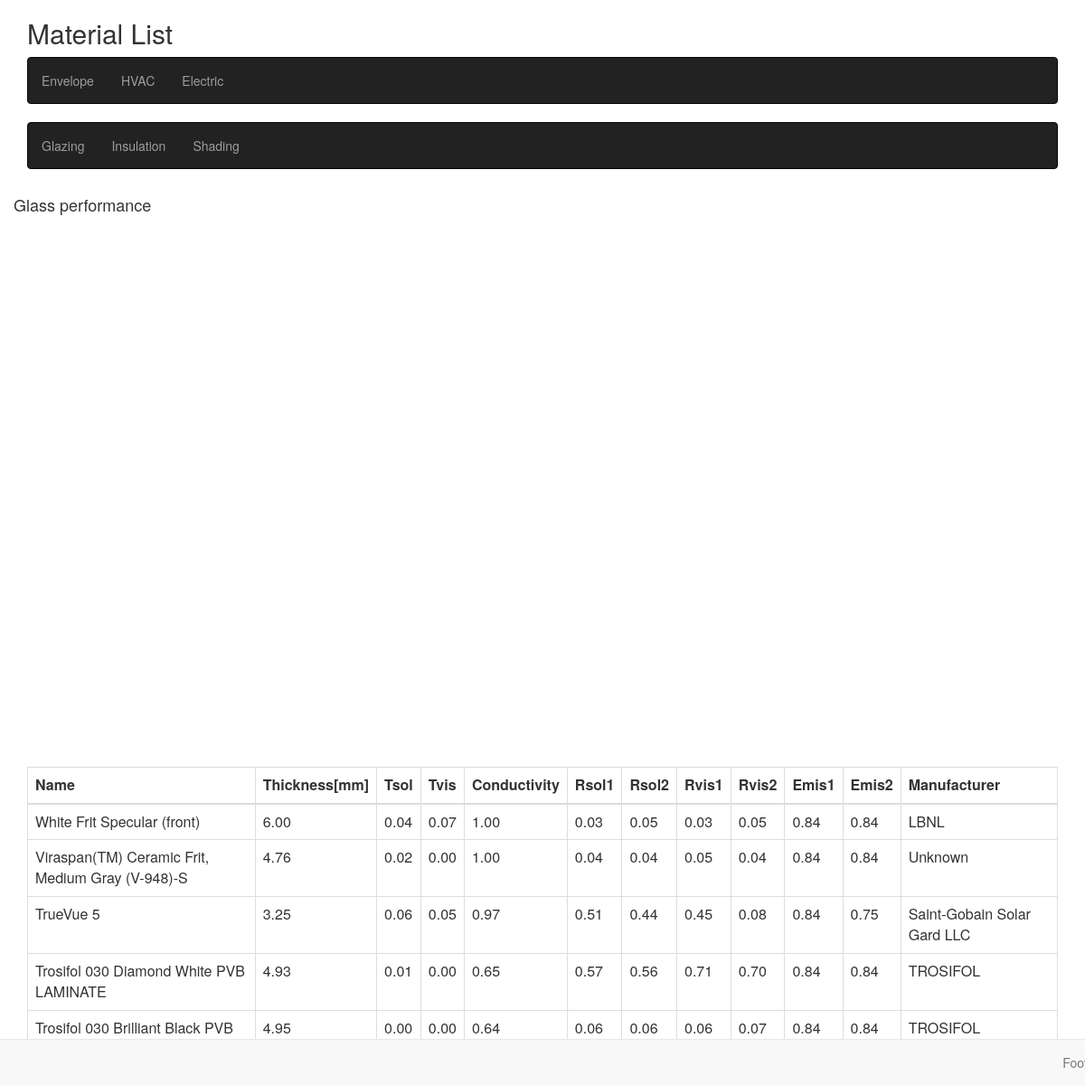
/envelope/, run on the app's committed database.
### Envelope/models.py (models this page shows, shortened)
class Glass(BasicInfo):
	thickness = models.FloatField(null = True,blank=True)
	tsol = models.FloatField(null = True,blank=True)
	rsol1 = models.FloatField(null = True,blank=True)
	rsol2 = models.FloatField(null = True,blank=True)
	tvis = models.FloatField(null = True,blank=True)
	rvis1 = models.FloatField(null = True,blank=True)
	rvis2 = models.FloatField(null = True,blank=True)
	emis1 = models.FloatField(null = True,blank=True)
	emis2 = models.FloatField(null = True,blank=True)
	conductivity = models.FloatField(null = True,blank=True)
	tvis2 = models.FloatField(null = True,blank=True)
	tsol2 = models.FloatField(null = True,blank=True)

### HVAC/models.py (models this page shows, shortened)
class BasicInfo(models.Model):
	title = models.CharField(max_length=100)
	manufacturer = models.CharField(max_length=50, blank = True)
	used_project = models.CharField(max_length=50, null=True,blank=True)
	cost=models.IntegerField(null = True, blank = True)
	url=models.URLField(null=True,blank=True)
	comment=models.TextField(null=True,blank=True)
	created_at = models.DateTimeField(auto_now_add=True)

### Envelope/views.py (the view)
class GlassIndex(generic.ListView):
	template_name = 'envelope/index.html'
	context_object_name = 'glass_list'
	def get_queryset(self):
		return Glass.objects.order_by('-title')[:5]

### templates/envelope/index.html (shortened to what this page needs)
{% extends "base.html" %}
{% block content %}
{% load staticfiles %}
{% if glass_list %}
<link rel="stylesheet" type="text/css" href="{% static 'css/glass.css' %}" />
	<div class="navbar navbar-inverse" role="navigation">
		<div class="navbar-inner">
			<ul class="nav navbar-nav">
				<li><a href="{% url 'envelope:index' %}">Glazing</a></li>
				<li><a href="{% url 'lighting:index' %}">Insulation</a></li>
				<li><a href="{% url 'lighting:index' %}">Shading</a></li>
			</ul>
		</div>
	</div>
	<div class="row">
    <h4>Glass performance</h4>
        <div class="col-md-12" id="glass-scatter">
        </div>
        <div class="col-md-12" id="legend">
        </div>
    </div>
	<table class="table table-bordered">
		<thead>
			<tr>
				<th>Name</th>
				<th>Thickness[mm]</th>
				<th>Tsol</th>
				<th>Tvis</th>
				<th>Conductivity</th>
				<th>Rsol1</th>
				<th>Rsol2</th>
				<th>Rvis1</th>
				<th>Rvis2</th>
				<th>Emis1</th>
				<th>Emis2</th>
				<th>Manufacturer</th>
			</tr>
	    </thead>
		<tbody>
		{% for glass in glass_list %}
			<tr>
				<td>{{glass.title}}</td>
				<td>{{glass.thickness|floatformat:2}}</td>
				<td>{{glass.tsol|floatformat:2}}</td>
				<td>{{glass.tvis|floatformat:2}}</td>
				<td>{{glass.conductivity|floatformat:2}}</td>
				<td>{{glass.rsol1|floatformat:2}}</td>
				<td>{{glass.rsol2|floatformat:2}}</td>
				<td>{{glass.rvis1|floatformat:2}}</td>
				<td>{{glass.rvis2|floatformat:2}}</td>
				<td>{{glass.emis1|floatformat:2}}</td>
				<td>{{glass.emis2|floatformat:2}}</td>
				<td>{{glass.manufacturer}}</td>
			</tr>
		{% endfor %}
		</tbody>
	</table>
{% else %}
	<p>No glass are available.</p>
{% endif %}
{% endblock %}

### templates/base.html (shortened to what this page needs)
{% load staticfiles %}
<html>
	<head>
		<link href="{% static 'css/bootstrap.min.css' %}" rel="stylesheet" media="screen" />
	</head>
	<body>
	<div class = "container">
	<h2>Material List</h2>
		<div class="navbar navbar-inverse" role="navigation">
	        <div class="navbar-inner">
	        	<ul class="nav navbar-nav">
					<li><a href="{% url 'envelope:index' %}">Envelope</a></li>
					<li><a href="{% url 'hvac:index' %}">HVAC</a></li>
					<li><a href="{% url 'lighting:index' %}">Electric</a></li>
				</ul>
			</div>
		</div>
			{% block content %}{% endblock %}
		<nav class="navbar navbar-default navbar-fixed-bottom" role="navigation">
			<p class="navbar-text navbar-right">Footer</p>
		</nav>
	</div>
	</body>
</html>

### data on the page
Glass: title "White Frit Specular (front)", thickness "6.00", tsol "0.04", tvis "0.07", conductivity "1.00", rsol1 "0.03", rsol2 "0.05", rvis1 "0.03", rvis2 "0.05", emis1 "0.84", emis2 "0.84", manufacturer "LBNL"
Glass: title "Viraspan(TM) Ceramic Frit, Medium Gray (V-948)-S", thickness "4.76", tsol "0.02", tvis "0.00", conductivity "1.00", rsol1 "0.04", rsol2 "0.04", rvis1 "0.05", rvis2 "0.04", emis1 "0.84", emis2 "0.84", manufacturer "Unknown"
Glass: title "TrueVue 5", thickness "3.25", tsol "0.06", tvis "0.05", conductivity "0.97", rsol1 "0.51", rsol2 "0.44", rvis1 "0.45", rvis2 "0.08", emis1 "0.84", emis2 "0.75", manufacturer "Saint-Gobain Solar Gard LLC"
Glass: title "Trosifol 030 Diamond White PVB LAMINATE", thickness "4.93", tsol "0.01", tvis "0.00", conductivity "0.65", rsol1 "0.57", rsol2 "0.56", rvis1 "0.71", rvis2 "0.70", emis1 "0.84", emis2 "0.84", manufacturer "TROSIFOL"
Glass: title "Trosifol 030 Brilliant Black PVB…", thickness "4.95", tsol "0.00", tvis "0.00", conductivity "0.64", rsol1 "0.06", rsol2 "0.06", rvis1 "0.06", rvis2 "0.07", emis1 "0.84", emis2 "0.84", manufacturer "TROSIFOL"
